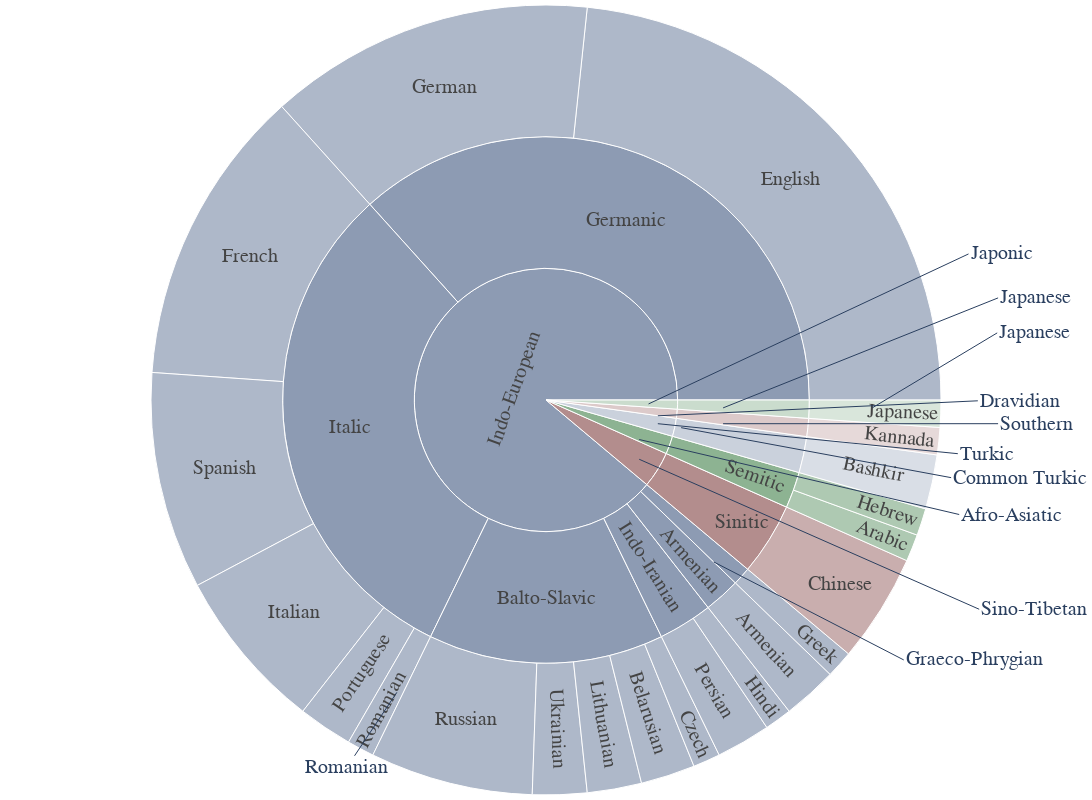

Here is the notebook cell this chart was saved with:
### Code cell
fig = px.sunburst(df_sys, path=['Language Family', 'Language Branch', "Name"], width=1150, height=800
                  #color_continuous_midpoint=np.average(df['lifeExp'], weights=df['pop'])
                  , color_discrete_sequence=["#8d9bb3", "#b38d8d", "#8db392"]
                  )

fig.add_annotation(text="Turkic", xanchor="left", x=0.62, y=0.47, ax=300, ay=30)
fig.add_annotation(text="Common Turkic", xanchor="left", x=0.645, y=0.465, ax=270, ay=50)

fig.add_annotation(text="Sino-Tibetan", xanchor="left", x=0.6, y=0.425, ax=340, ay=150)
#fig.add_annotation(text="Sinitic", xanchor="left", x=0.69, y=0.472, ax=280, ay=-100)


fig.add_annotation(text="Afro-Asiatic", xanchor="left", x=0.6, y=0.45, ax=320, ay=75)
fig.add_annotation(text="Dravidian", xanchor="left", x=0.62, y=0.48, ax=320, ay=-15)
fig.add_annotation(text="Southern", xanchor="left", x=0.69, y=0.47, ax=275, ay=0)
# fig.add_annotation(text="Semitic", xanchor="left", x=0.75, y=0.433, ax=240, ay=48)

fig.add_annotation(text="Japonic", xanchor="left", x=0.61, y=0.495, ax=320, ay=-150)
fig.add_annotation(text="Japanese", xanchor="left", x=0.69, y=0.49, ax=275, ay=-110)
fig.add_annotation(text="Japanese", xanchor="left", x=0.85, y=0.49, ax=125, ay=-75)

# fig.add_annotation(text="Graeco-Phrygian", xanchor="left", x=0.7, y=0.323, ax=190, ay=58)
fig.add_annotation(text="Graeco-Phrygian", xanchor="left", x=0.68, y=0.295, ax=190, ay=98)

fig.add_annotation(text="Romanian", xanchor="center", x=0.34, y=0.13, ax=-50, ay=75)

fig.update_layout(
    # title="Distribution of language groups and branches supported by the KGQA systems",
    font=dict(size=20, family="Times New Roman"),
    uniformtext=dict(minsize=20, mode='hide'),
    legend_title_text='System Count',
    margin = dict(b=5, t=5),

)

fig.show()
fig.write_image("../data/img/language-families.pdf")

### Figure 1 — Plotly figure (JSON) as saved in the notebook; plotly's stock layout.template omitted (floating-point values rounded to 4 significant figures)
{"data": [{"branchvalues": "total", "domain": {"x": [0, 1], "y": [0, 1]}, "hovertemplate": "labels=%{label}<br>count=%{value}<br>parent=%{parent}<br>id=%{id}<extra></extra>", "ids": ["Indo-European/Germanic/English", "Indo-European/Germanic/German", "Indo-European/Italic/Spanish", "Indo-European/Italic/Italian", "Indo-European/Italic/French", "Indo-European/Balto-Slavic/Czech", "Indo-European/Indo-Iranian/Persian", "Indo-European/Italic/Portuguese", "Afro-Asiatic/Semitic/Arabic", "Sino-Tibetan/Sinitic/Chinese", "Indo-European/Balto-Slavic/Russian", "Indo-European/Italic/Romanian", "Indo-European/Indo-Iranian/Hindi", "Indo-European/Balto-Slavic/Ukrainian", "Indo-European/Balto-Slavic/Lithuanian", "Indo-European/Balto-Slavic/Belarusian", "Turkic/Common Turkic/Bashkir", "Indo-European/Armenian/Armenian", "Indo-European/Graeco-Phrygian/Greek", "Afro-Asiatic/Semitic/Hebrew", "Dravidian/Southern/Kannada", "Japonic/Japanese/Japanese", "Indo-European/Germanic", "Indo-European/Italic", "Indo-European/Balto-Slavic", "Indo-European/Indo-Iranian", "Afro-Asiatic/Semitic", "Sino-Tibetan/Sinitic", "Turkic/Common Turkic", "Indo-European/Armenian", "Indo-European/Graeco-Phrygian", "Dravidian/Southern", "Japonic/Japanese", "Indo-European", "Afro-Asiatic", "Sino-Tibetan", "Turkic", "Dravidian", "Japonic"], "labels": ["English", "German", "Spanish", "Italian", "French", "Czech", "Persian", "Portuguese", "Arabic", "Chinese", "Russian", "Romanian", "Hindi", "Ukrainian", "Lithuanian", "Belarusian", "Bashkir", "Armenian", "Greek", "Hebrew", "Kannada", "Japanese", "Germanic", "Italic", "Balto-Slavic", "Indo-Iranian", "Semitic", "Sinitic", "Common Turkic", "Armenian", "Graeco-Phrygian", "Southern", "Japanese", "Indo-European", "Afro-Asiatic", "Sino-Tibetan", "Turkic", "Dravidian", "Japonic"], "name": "", "parents": ["Indo-European/Germanic", "Indo-European/Germanic", "Indo-European/Italic", "Indo-European/Italic", "Indo-European/Italic", "Indo-European/Balto-Slavic", "Indo-European/Indo-Iranian", "Indo-European/Italic", "Afro-Asiatic/Semitic", "Sino-Tibetan/Sinitic", "Indo-European/Balto-Slavic", "Indo-European/Italic", "Indo-European/Indo-Iranian", "Indo-European/Balto-Slavic", "Indo-European/Balto-Slavic", "Indo-European/Balto-Slavic", "Turkic/Common Turkic", "Indo-European/Armenian", "Indo-European/Graeco-Phrygian", "Afro-Asiatic/Semitic", "Dravidian/Southern", "Japonic/Japanese", "Indo-European", "Indo-European", "Indo-European", "Indo-European", "Afro-Asiatic", "Sino-Tibetan", "Turkic", "Indo-European", "Indo-European", "Dravidian", "Japonic", "", "", "", "", "", ""], "type": "sunburst", "values": [21, 12, 8, 6, 11, 1, 2, 2, 1, 4, 6, 1, 1, 2, 2, 2, 2, 2, 1, 1, 1, 1, 33, 28, 13, 3, 2, 4, 2, 2, 1, 1, 1, 80, 2, 4, 2, 1, 1]}], "layout": {"annotations": [{"ax": 300, "ay": 30, "text": "Turkic", "x": 0.62, "xanchor": "left", "y": 0.47}, {"ax": 270, "ay": 50, "text": "Common Turkic", "x": 0.645, "xanchor": "left", "y": 0.465}, {"ax": 340, "ay": 150, "text": "Sino-Tibetan", "x": 0.6, "xanchor": "left", "y": 0.425}, {"ax": 320, "ay": 75, "text": "Afro-Asiatic", "x": 0.6, "xanchor": "left", "y": 0.45}, {"ax": 320, "ay": -15, "text": "Dravidian", "x": 0.62, "xanchor": "left", "y": 0.48}, {"ax": 275, "ay": 0, "text": "Southern", "x": 0.69, "xanchor": "left", "y": 0.47}, {"ax": 320, "ay": -150, "text": "Japonic", "x": 0.61, "xanchor": "left", "y": 0.495}, {"ax": 275, "ay": -110, "text": "Japanese", "x": 0.69, "xanchor": "left", "y": 0.49}, {"ax": 125, "ay": -75, "text": "Japanese", "x": 0.85, "xanchor": "left", "y": 0.49}, {"ax": 190, "ay": 98, "text": "Graeco-Phrygian", "x": 0.68, "xanchor": "left", "y": 0.295}, {"ax": -50, "ay": 75, "text": "Romanian", "x": 0.34, "xanchor": "center", "y": 0.13}], "font": {"family": "Times New Roman", "size": 20}, "height": 800, "legend": {"title": {"text": "System Count"}, "tracegroupgap": 0}, "margin": {"b": 5, "t": 5}, "sunburstcolorway": ["#8d9bb3", "#b38d8d", "#8db392"], "uniformtext": {"minsize": 20, "mode": "hide"}, "width": 1150}}
